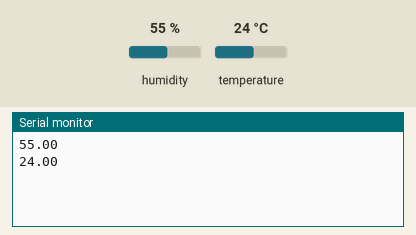
A sketch run on a simulated ESP8266 (NodeMCU). Parts: the last lines printed to the serial monitor. The inputs (shaded band) are chosen by the test bench; at power-on: humidity 55 %, temperature 24 °C. WiFi joins after 1.5 s; servers stay silent unless stated.

Above: at 3.0 s.
3.1 s: humidity set to 22 %
At 4.4 s:
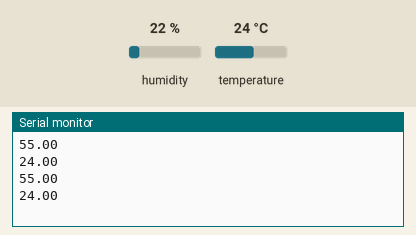
4.6 s: temperature set to 12 °C
At 6.0 s:
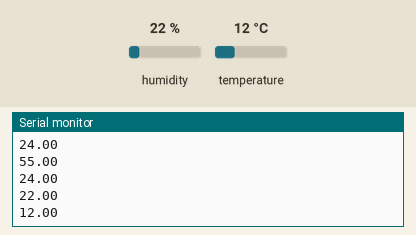
6.1 s: humidity set to 40 %
At 7.2 s:
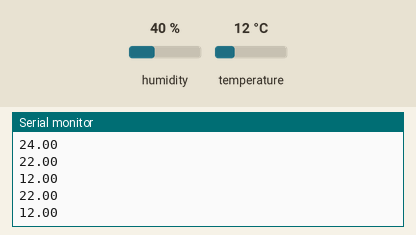
Timing chart, 0 to 9.1 s (numbered marks = the images above; inputs shaded):
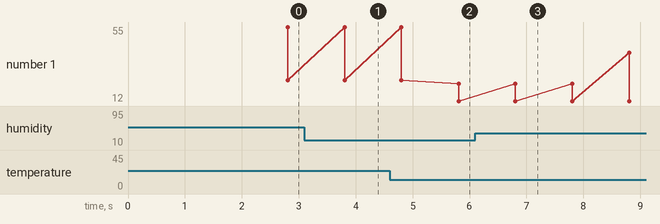

The sketch:

DHT11_BlynkServer.ino
```cpp
#define BLYNK_PRINT Serial


#include <ESP8266WiFi.h>
#include <BlynkSimpleEsp8266.h>
#include <DHT.h>

// You should get Auth Token in the Blynk App.
// Go to the Project Settings (nut icon).
char auth[] = "b83ce1848f364bfab9b21553fd977f3b";

// Your WiFi credentials.
// Set password to "" for open networks.
char ssid[] = "Quality Thought 605B";
char pass[] = "roundtable";


#define DHTPIN 5         // What digital pin we're connected to

// Uncomment whatever type you're using!
//#define DHTTYPE DHT11     // DHT 11
#define DHTTYPE DHT22   // DHT 22, AM2302, AM2321
//#define DHTTYPE DHT21   // DHT 21, AM2301

DHT dht(DHTPIN, DHTTYPE);
BlynkTimer timer;

// This function sends Arduino's up time every second to Virtual Pin (5).
// In the app, Widget's reading frequency should be set to PUSH. This means
// that you define how often to send data to Blynk App.
void sendSensor()
{
  float h = dht.readHumidity();
  float t = dht.readTemperature(); // or dht.readTemperature(true) for Fahrenheit

  if (isnan(h) || isnan(t)) {
    Serial.println("Failed to read from DHT sensor!");
    return;
  }
  // You can send any value at any time.
  // Please don't send more that 10 values per second.
  Serial.println(h);
  Serial.println(t);
  Blynk.virtualWrite(V5, h);
  Blynk.virtualWrite(V6, t);
}

void setup()
{
  // Debug console
  Serial.begin(9600);

  Blynk.begin(auth, ssid, pass);
  // You can also specify server:
  //Blynk.begin(auth, ssid, pass, "blynk-cloud.com", 80);
  //Blynk.begin(auth, ssid, pass, IPAddress(192,168,1,100), 8080);

  dht.begin();

  // Setup a function to be called every second
  timer.setInterval(1000L, sendSensor);
}

void loop()
{
  Blynk.run();
  timer.run();
}
```

Measured:
- after the input at 4.6 s, the serial monitor: prints a new line after 1.2 s (image 2)
- plotted number 1: 24 → 12 after the input at 4.6 s
